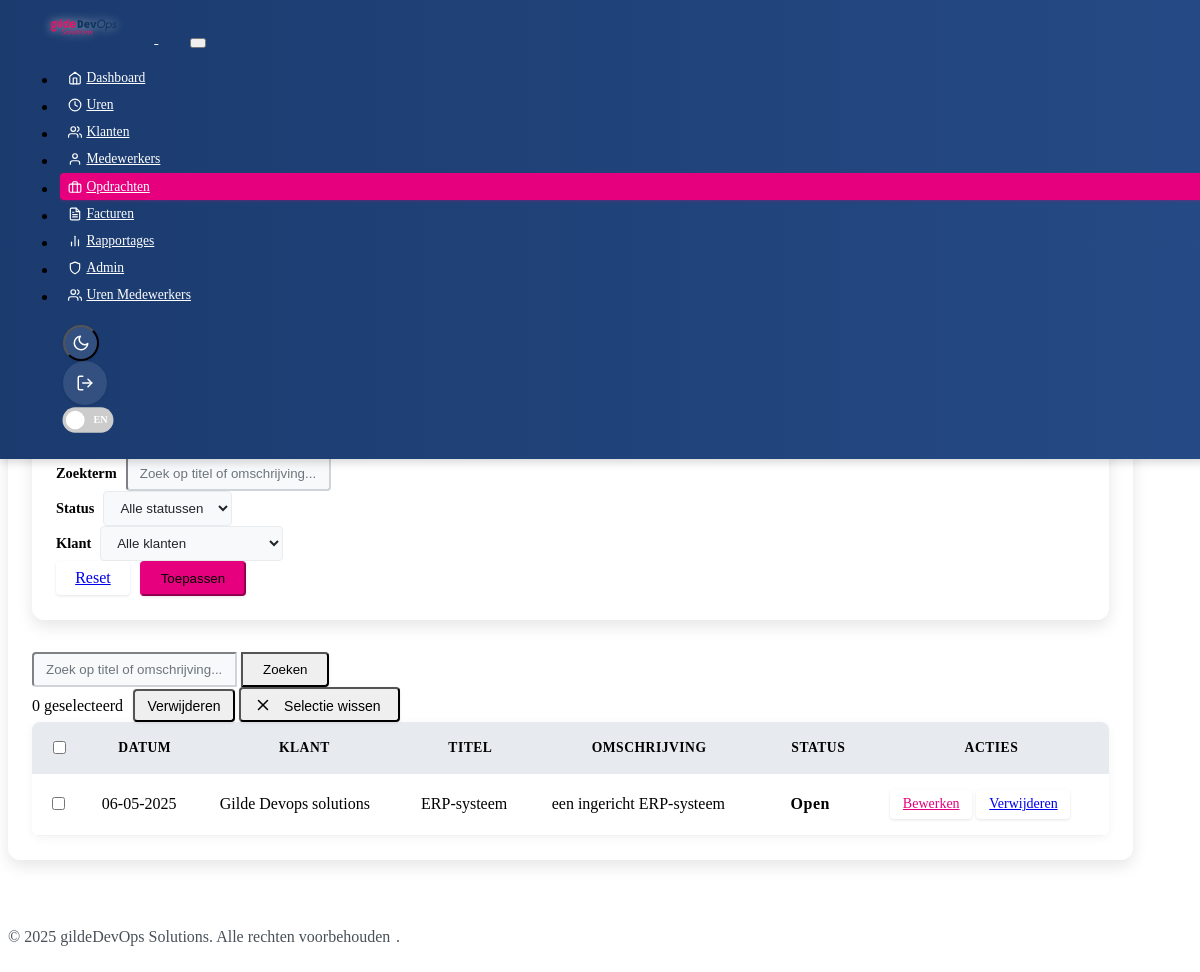
Before: /opdrachten (signed in) with the older database file.
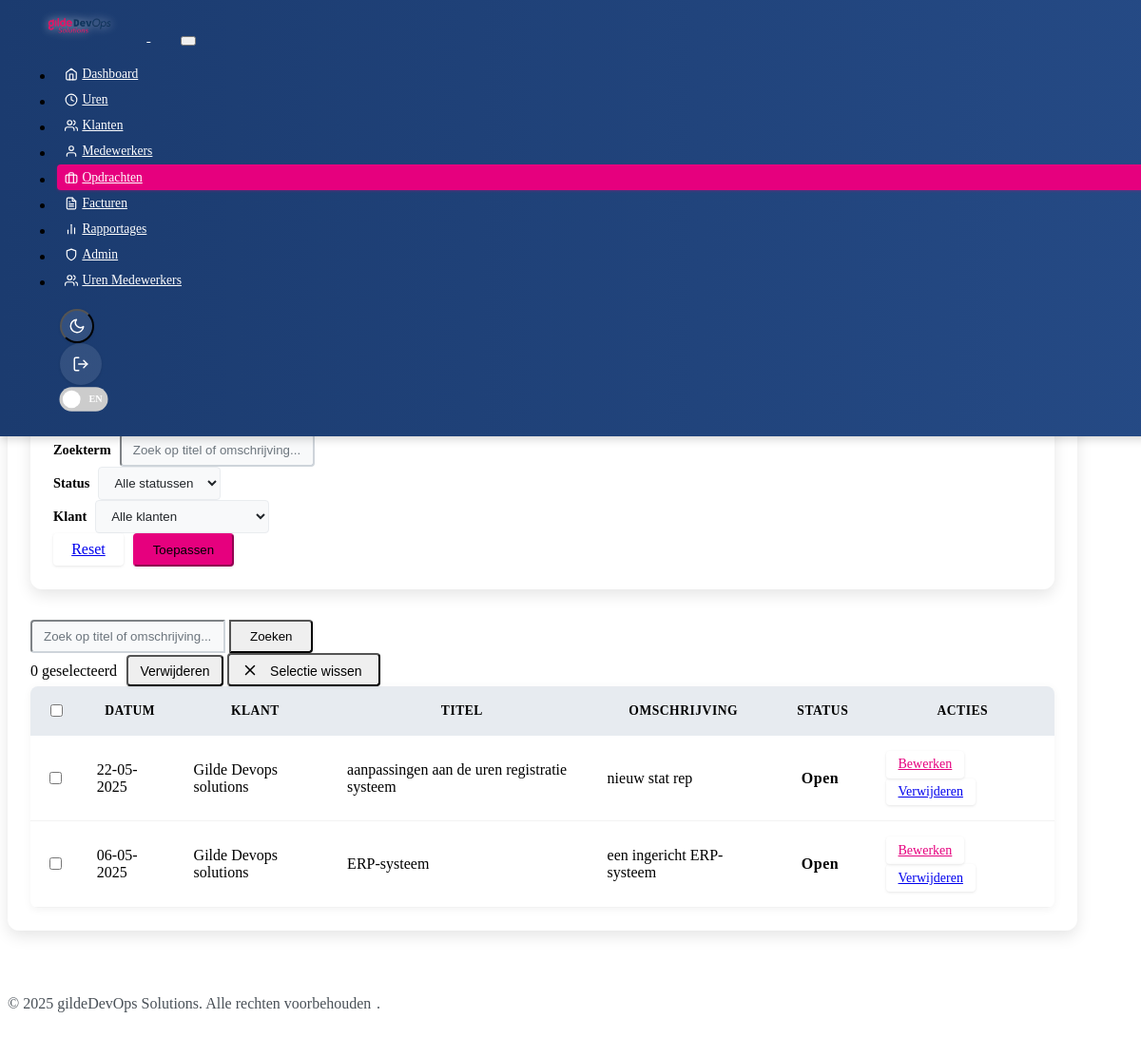
After: the same page with the newer database file.
### models.py (models this page shows, shortened)
class Opdracht(db.Model):
    __tablename__ = 'opdracht'
    id = db.Column(db.Integer, primary_key=True)
    klant_id = db.Column(db.Integer, db.ForeignKey('klant.id', ondelete='CASCADE'), nullable=False)
    titel = db.Column(db.String(200), nullable=False)
    omschrijving = db.Column(db.Text)
    aanvraagdatum = db.Column(db.Date, nullable=False, default=datetime.utcnow)
    benodigde_kennis = db.Column(db.String(500))
    deadline = db.Column(db.Date, nullable=True)
    status = db.Column(db.String(50), default='open')  # open, in-progress, completed, cancelled
    uurtarief = db.Column(db.Float, nullable=True)  # Hourly rate for this assignment
    created_at = db.Column(db.DateTime, default=datetime.utcnow)
    werkzaamheden = db.relationship('Werkzaamheid', backref='opdracht', lazy=True)
    facturen = db.relationship('Factuur', backref='opdracht', lazy=True)
    time_entries = db.relationship('TimeEntry', backref='opdracht', lazy=True)  # Link to time entries
    check_ins = db.relationship('CheckIn', backref='opdracht', lazy=True)  # Link to check-ins
    __table_args__ = (
        Index('idx_opdracht_klant', 'klant_id'),
        Index('idx_opdracht_datum', 'aanvraagdatum'),
        Index('idx_opdracht_status', 'status'),
    )

class Klant(db.Model):
    __tablename__ = 'klant'
    id = db.Column(db.Integer, primary_key=True)
    bedrijfsnaam = db.Column(db.String(100), nullable=False)
    voornaam = db.Column(db.String(50), nullable=False)
    tussenvoegsel = db.Column(db.String(20))
    achternaam = db.Column(db.String(50), nullable=False)
    functie = db.Column(db.String(100))
    email = db.Column(db.String(120), unique=True, nullable=False)
    telefoonnummer = db.Column(db.String(20))
    adres = db.Column(db.String(200))
    postcode = db.Column(db.String(10))
    plaats = db.Column(db.String(100))
    land = db.Column(db.String(100), default='Nederland')
    btw_nummer = db.Column(db.String(50))
    kvk_nummer = db.Column(db.String(50))
    status = db.Column(db.String(50), default='actief')  # actief, inactief, prospect
    created_at = db.Column(db.DateTime, default=datetime.utcnow)
    opdrachten = db.relationship('Opdracht', backref='klant', lazy=True)
    facturen = db.relationship('Factuur', backref='klant', lazy=True)
    __table_args__ = (
        Index('idx_klant_email', 'email'),
        Index('idx_klant_naam', 'bedrijfsnaam', 'achternaam'),
        Index('idx_klant_status', 'status'),
    )

### routes.py (the view)
@app.route('/opdrachten')
@login_required
def opdrachten():
    search = request.args.get('search', '')
    status = request.args.get('status', '')
    klant_id = request.args.get('klant_id', '')
    sort = request.args.get('sort', 'newest')  # Default sort by newest first
    query = Opdracht.query.join(Klant)
    if search:
        query = query.filter(
            Opdracht.titel.ilike(f'%{search}%') |
            Opdracht.omschrijving.ilike(f'%{search}%')
        )
    if status:
        query = query.filter(Opdracht.status == status)
    if klant_id:
        try:
            query = query.filter(Opdracht.klant_id == int(klant_id))
        except ValueError:
            pass
    if sort == 'oldest':
        query = query.order_by(Opdracht.aanvraagdatum.asc())
    elif sort == 'title':
        query = query.order_by(Opdracht.titel.asc())
    elif sort == 'client':
        query = query.order_by(Klant.bedrijfsnaam.asc(), Opdracht.aanvraagdatum.desc())
    else:  # Default sort by newest
        query = query.order_by(Opdracht.aanvraagdatum.desc())
    opdrachten = query.all()
    klanten = Klant.query.filter_by(status='actief').order_by(Klant.bedrijfsnaam).all()
    export_mode = 'export' in request.args
    return render_template('opdrachten.html', opdrachten=opdrachten, klanten=klanten,
                          search=search, status=status, klant_id=klant_id, sort=sort,
                          export_mode=export_mode)

### templates/opdrachten.html (shortened to what this page needs)
{% extends "base.html" %}
{% block content %}
<div class="row">
    <div class="col-md-12">
        <div class="card shadow">
            <div class="card-header bg-gradient">
                <div class="d-flex justify-content-between align-items-center flex-wrap">
                    <h5 class="mb-0">
                    </h5>
                    {% if not export_mode %}
                    <div class="d-flex gap-2">
                        <div class="dropdown">
                            <button class="btn btn-outline-secondary dropdown-toggle" type="button" data-bs-toggle="dropdown">
                            </button>
                            <ul class="dropdown-menu dropdown-menu-end">
                                <li><a class="dropdown-item" href="{{ url_for('export_data', entity='opdrachten', format='pdf') }}">
                                     PDF
                                </a></li>
                                <li><a class="dropdown-item" href="{{ url_for('export_data', entity='opdrachten', format='excel') }}">
                                    <i data-feather="file"></i> Excel
                                </a></li>
                                <li><a class="dropdown-item" href="{{ url_for('export_data', entity='opdrachten', format='csv') }}">
                                    <i data-feather="file"></i> CSV
                                </a></li>
                            </ul>
                        </div>
                        <a href="{{ url_for('add_opdracht') }}" class="btn btn-primary">
                        </a>
                    </div>
                    {% endif %}
                </div>
            </div>
            <div class="card-body">
                {% if not export_mode %}
                <div class="filter-section mb-4">
                    <div class="card">
                        <div class="card-header bg-light">
                            <h6 class="mb-0" data-bs-toggle="collapse" data-bs-target="#filterCollapse" aria-expanded="false">
                                <i data-feather="filter" class="feather-sm me-2"></i>
                                <span data-translate="Filters">Filters</span>
                            </h6>
                        </div>
                        <div class="collapse" id="filterCollapse">
                            <div class="card-body">
                                <form method="GET" class="row g-3">
                                    <div class="col-md-6">
                                        <label for="search" class="form-label" data-translate="Zoekterm">Zoekterm</label>
                                        <input type="text" class="form-control" id="search" name="search"
                                               placeholder="Zoek op titel of omschrijving..."
                                               value="{{ search }}">
                                    </div>
                                    <div class="col-md-3">
                                        <label for="status" class="form-label" data-translate="Status">Status</label>
                                        <select class="form-select" id="status" name="status">
                                            <option value="" data-translate="Alle statussen">Alle statussen</option>
                                        </select>
                                    </div>
                                    <div class="col-md-3">
                                        <label for="klant" class="form-label" data-translate="Klant">Klant</label>
                                        <select class="form-select" id="klant" name="klant_id">
                                            <option value="" data-translate="Alle klanten">Alle klanten</option>
                                        </select>
                                    </div>
                                    <div class="col-12 text-end">
                                        <a href="{{ url_for('opdrachten') }}" class="btn btn-outline-secondary me-2" data-translate="Reset">Reset</a>
                                        <button type="submit" class="btn btn-primary" data-translate="Toepassen">Toepassen</button>
                                    </div>
                                </form>
                            </div>
                        </div>
                    </div>
                </div>
                <form class="mb-4" method="GET">
                    <div class="input-group">
                        <input type="text" class="form-control" name="search"
                               data-placeholder="Zoek op titel of omschrijving..."
                               placeholder="Zoek op titel of omschrijving..."
                               value="{{ search }}">
                        <button class="btn btn-outline-secondary" type="submit" data-translate="Zoeken">Zoeken</button>
                    </div>
                </form>
                {% endif %}
                <div class="row mb-3 selected-actions d-none">
                    <div class="col">
                        <div class="d-flex align-items-center">
                            <span class="me-3"><span id="selectedCount">0</span> <span data-translate="selected">geselecteerd</span></span>
                            <button class="btn btn-sm btn-outline-danger me-2" id="bulkDeleteBtn">
                            </button>
                            <button class="btn btn-sm btn-outline-secondary" id="clearSelectionBtn">
                                <i data-feather="x" class="feather-sm"></i> <span data-translate="Selectie wissen">Selectie wissen</span>
                            </button>
                        </div>
                    </div>
                </div>
                <div class="table-responsive">
                    <table class="table table-hover">
                        <thead>
                            <tr>
                                <th width="5%">
                                    <div class="form-check">
                                        <input class="form-check-input" type="checkbox" id="selectAll">
                                    </div>
                                </th>
                                <th data-translate="Datum">Datum</th>
                                <th data-translate="Klant">Klant</th>
                                <th data-translate="Titel">Titel</th>
                                <th class="d-none d-md-table-cell" data-translate="Omschrijving">Omschrijving</th>
                                <th class="d-none d-md-table-cell" data-translate="Status">Status</th>
                                <th class="text-end" data-translate="Acties">Acties</th>
                            </tr>
                        </thead>
                        <tbody>
                            {% for opdracht in opdrachten %}
                            <tr data-id="{{ opdracht.id }}">
                                <td>
                                    <div class="form-check">
                                        <input class="form-check-input opdracht-check" type="checkbox" value="{{ opdracht.id }}">
                                    </div>
                                </td>
                                <td>{{ opdracht.aanvraagdatum.strftime('%d-%m-%Y') }}</td>
                                <td>{{ opdracht.klant.bedrijfsnaam }}</td>
                                <td>{{ opdracht.titel }}</td>
                                <td class="d-none d-md-table-cell">
                                    <span class="text-truncate d-inline-block" style="max-width: 250px;">{{ opdracht.omschrijving }}</span>
                                </td>
                                <td class="d-none d-md-table-cell">
                                    {% if opdracht.status == 'open' %}
                                    <span class="badge bg-primary" data-translate="Open">Open</span>
                                    {% elif opdracht.status == 'in-progress' %}
                                    <span class="badge bg-warning" data-translate="In uitvoering">In uitvoering</span>
                                    {% else %}
                                    <span class="badge bg-success" data-translate="Afgerond">Afgerond</span>
                                    {% endif %}
                                </td>
                                <td class="text-end">
                                    <div class="btn-group">
                                        <a href="{{ url_for('edit_opdracht', id=opdracht.id) }}" class="btn btn-sm btn-outline-primary">
                                        </a>
                                        <a href="#" class="btn btn-sm btn-outline-danger delete-opdracht"
                                           data-url="{{ url_for('delete_opdracht', id=opdracht.id) }}"
                                           data-title="{{ opdracht.titel }}">
                                        </a>
                                    </div>
                                </td>
                            </tr>
                            {% endfor %}
                        </tbody>
                    </table>
                </div>
            </div>
        </div>
    </div>
</div>
{% endblock %}

Changed rows visible on the page:
added Opdracht: aanvraagdatum "22-05-2025", klant.bedrijfsnaam "Gilde Devops solutions", titel "aanpassingen aan de uren registratie systeem", omschrijving "nieuw stat rep", status "Open"
